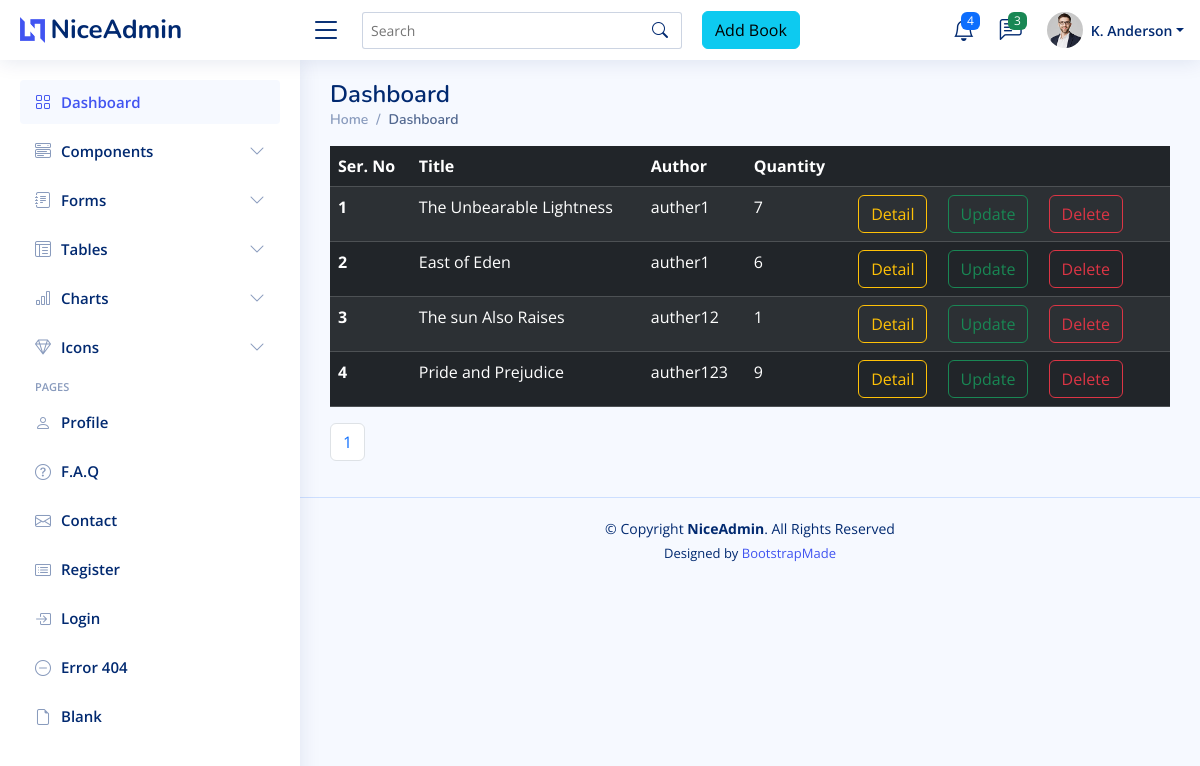
Page /list/ on the committed database.
### book/models.py (models this page shows, shortened)
class Book(models.Model):
    title=models.CharField(max_length=200)
    author=models.ForeignKey(Author,on_delete=models.CASCADE)
    serial_no=models.CharField(max_length=200)
    publish_date=models.DateField()
    quantity=models.IntegerField()
    price=models.IntegerField()
    image=models.ImageField(upload_to='book_media')

class Author(models.Model):
    name=models.CharField(max_length=200)
    def __str__(self) -> str:
        return f"{self.name}"

### book/views.py (the view)
# urls.py: path('list/',views.listBook,name='list-book'),
def listBook(request):
    books=Book.objects.all()
    paginator=Paginator(books,4)
    page_number=request.GET.get('page')
    try:
        page=paginator.get_page(page_number)
    except EmptyPage:
        page=paginator.page(page_number.num_pages)
    return render(request,'book/list.html',{'books':books,'page':page})

### templates/book/list.html (shortened to what this page needs)
{% extends 'base.html' %}
{% block content %}
<table class="table table-dark table-striped">
    <thead>
        <tr>
          <th scope="col">Ser. No</th>
          <th scope="col">Title</th>
          <th scope="col">Author</th>
          <th scope="col">Quantity</th>
          <th scope="col"></th>
        </tr>
      </thead>
      <tbody>
        {% for book in page %}
        <tr>
          <th scope="row">{{forloop.counter}}</th>
          <td>{{book.title}}</td>
          <td>{{book.author}}</td>
          <td>{{book.quantity}}</td>
          <td>
            <a href="{% url 'detail-book' book.id %}" class="btn btn-outline-warning mx-2">Detail</a>
            <a href="{% url 'book-update' book.id %}" class="btn btn-outline-success mx-2">Update</a>
            <a href="{% url 'delete-book' book.id %}" class="btn btn-outline-danger mx-2">Delete</a>
          </td>
        </tr>
        {% endfor %}
    </tbody>
  </table>
  <nav aria-label="Page navigation example">
    <ul class="pagination">
      {% for num in page.paginator.page_range  %}
      <li class="page-item {% if page.number == num  %} activate {% endif %}"><a class="page-link" href="?page={{num}}">{{num}}</a></li>
      {% endfor %}
    </ul>
  </nav>
{% endblock %}

### static/assets/css/style.css (style rules this page uses)
:root { scroll-behavior: smooth; }
body { font-family: "Open Sans", sans-serif; background: #f6f9ff; color: #444444; }

### rows in the picture
Book: title "The Unbearable Lightness", author "auther1", quantity "7"
Book: title "East of Eden", author "auther1", quantity "6"
Book: title "The sun Also Raises", author "auther12", quantity "1"
Book: title "Pride and Prejudice", author "auther123", quantity "9"

### other values in the picture
{{ num }} "1"
